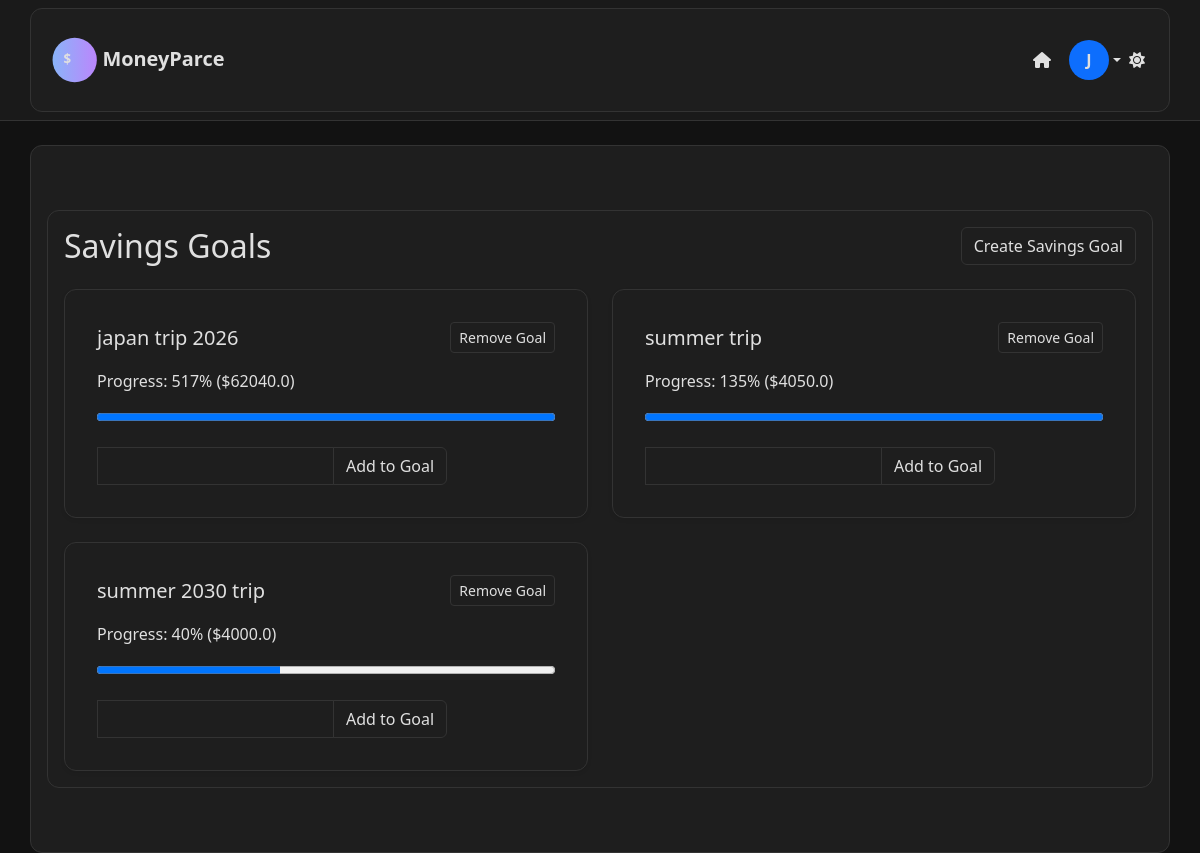
Page /savings/ (signed in) on the committed database.
### core/models.py (models this page shows, shortened)
class SavingsGoal(models.Model):
    id = models.AutoField(primary_key=True)
    user = models.ForeignKey(User, on_delete=models.CASCADE)
    goal_name = models.CharField(max_length=50)
    target_amount = models.FloatField()
    curr_amount = models.FloatField(default=0.0)
    date = models.DateField(auto_now_add=True)

### core/views.py (the view)
# urls.py: path('savings/', views.savings, name='savings_goal'),
@login_required
def savings(request):
    goals = SavingsGoal.objects.filter(user=request.user)
    if request.method == 'POST':
        savings_goal_form = SavingsGoalForm(request.POST)
        if savings_goal_form.is_valid():
            goal = savings_goal_form.save(commit=False)
            goal.user = request.user
            goal.save()
            return redirect('savings_goal')
    else:
        savings_goal_form = SavingsGoalForm()
    for goal in goals:
        goal.add_form=AddToGoalForm()
    return render(request, 'core/savings_goal.html', {
        'savings_goal_form': savings_goal_form,
        'goals': goals,
    })

### core/forms.py
class SavingsGoalForm(forms.ModelForm):
    class Meta:
        model = SavingsGoal
        fields = ['goal_name', 'target_amount']

### core/darkMode.py (called while the page is built)
def theme_context(request):
    theme = 'light'
    if request.user.is_authenticated:
        try:
            user_profile = UserProfile.objects.get(user=request.user)
            theme = user_profile.theme
        except UserProfile.DoesNotExist:
            pass
    else:
        theme = request.session.get('theme', 'light')  # Default to 'light'
    return {'theme': theme}

### core/templates/core/savings_goal.html (shortened to what this page needs)
{% extends 'core/base.html' %}
{% load static %}
{% block content %}
<div class="container mt-5 mb-5">
  <div class="d-flex justify-content-between align-items-center mb-4">
    <h2 class="mb-0">Savings Goals</h2>
    <button type="button" class="btn btn-primary" data-bs-toggle="modal" data-bs-target="#createGoalModal">
      Create Savings Goal
    </button>
  </div>
  <div class="row row-cols-1 row-cols-md-2 g-4">
    {% for goal in goals %}
      <div class="col">
        <div class="card h-100 shadow-sm">
          <div class="card-body">
            <div class="d-flex justify-content-between align-items-center mb-3">
              <h5 class="card-title mb-0">{{ goal.goal_name }}</h5>
              <button type="button" class="btn btn-sm btn-outline-danger">Remove Goal</button>
            </div>
            <p class="card-text">Progress: {% widthratio goal.curr_amount goal.target_amount 100 %}% (${{ goal.curr_amount }})</p>
            <progress value="{{ goal.curr_amount }}" max="{{ goal.target_amount }}" class="w-100 mb-3"></progress>
            <form method="post" action="{% url 'add_to_goal' goal.id %}">
              <div class="input-group">
                {{ goal.add_form.amount }}
                <button type="submit" class="btn btn-outline-primary">Add to Goal</button>
              </div>
            </form>
          </div>
        </div>
      </div>
    {% endfor %}
  </div>
</div>
{% endblock %}

### core/templates/core/base.html (shortened to what this page needs)
<!DOCTYPE html>
<html lang="en" data-theme="{{ theme }}">
<head>
    {% load static %}
    <link href="https://cdn.jsdelivr.net/npm/bootstrap@5.3.0/dist/css/bootstrap.min.css" rel="stylesheet">
    <link rel="stylesheet" href="https://cdnjs.cloudflare.com/ajax/libs/font-awesome/6.4.0/css/all.min.css">
    {% if theme == 'dark' %}
        <link rel="stylesheet" href="{% static 'css/dark.css' %}">
    {% else %}
        <link rel="stylesheet" href="{% static 'css/light.css' %}">
    {% endif %}
</head>
<body>
    <nav class="navbar navbar-expand-lg navbar-light bg-light mb-4">
      <div class="container">
        {% if user.is_authenticated %}
          <a class="navbar-brand" href="{% url 'dashboard' %}">
            <svg class="logo" xmlns="http://www.w3.org/2000/svg" width="300" height="100" viewBox="0 0 325 100">
              <defs>
                <linearGradient id="grad1" x1="0%" y1="0%" x2="100%" y2="0%">
                  <stop offset="0%" stop-color="var(--logo-gradient-start, #0d6efd)"/>
                  <stop offset="100%" stop-color="var(--logo-gradient-end, #0a58ca)"/>
                </linearGradient>
              </defs>
              <circle cx="50" cy="50" r="40" fill="url(#grad1)" />
              <text x="30" y="57" font-family="Segoe UI, sans-serif" font-size="24"
                    fill="var(--logo-dollar-color, #ffffff)" font-weight="bold">
                $
              </text>
              <text x="100" y="60" font-family="Segoe UI, sans-serif" font-size="36"
                    fill="var(--logo-text-color, #212529)" font-weight="bold">
                MoneyParce
              </text>
            </svg>
          </a>
        {% endif %}
        <div class="collapse navbar-collapse" id="navbarNav">
          <ul class="navbar-nav ms-auto">
            {% if user.is_authenticated %}
              <li class="nav-item">
                <a class="nav-link" href="{% url 'dashboard' %}" title="Dashboard">
                  <i class="fas fa-home"></i>
                </a>
              </li>
              <li class="nav-item dropdown">
                <a class="nav-link dropdown-toggle d-flex align-items-center" href="#" id="userDropdown" role="button"
                   data-bs-toggle="dropdown" aria-expanded="false" style="padding: 0;">
                  {% if user.userprofile.profile_picture %}
                    <img src="{{ user.userprofile.profile_picture.url }}" alt="Avatar"
                         style="width: 40px; height: 40px; border-radius: 50%; object-fit: cover; margin-left: 10px;">
                  {% else %}
                    <div style="
                      width: 40px;
                      height: 40px;
                      border-radius: 50%;
                      background-color: {% if user.userprofile.color %}{{ user.userprofile.color }}{% else %}#0d6efd{% endif %};
                      display: flex;
                      align-items: center;
                      justify-content: center;
                      color: #fff;
                      font-weight: 600;
                      margin-left: 10px;
                    ">
                      {{ user.username|first|upper }}
                    </div>
                  {% endif %}
                </a>
              </li>
              <li class="nav-item">
                <a href="{% url 'dark mode' %}" class="nav-link" title="Toggle Dark Mode">
                  {% if theme == 'dark' %}
                    <i class="fas fa-sun"></i>
                  {% else %}
                    <i class="fas fa-moon"></i>
                  {% endif %}
                </a>
              </li>
            {% endif %}
          </ul>
        </div>
      </div>
    </nav>
    <div class="container">
      {% block content %}{% endblock %}
    </div>
</body>
</html>

### core/static/css/dark.css (style rules this page uses)
:root { --bg-color: #121212; --surface-color: #1e1e1e; --text-color: #e0e0e0; --accent-color: #bb86fc; --link-color: #8ab4f8; --border-color: #333; --hover-color: #2c2c2c; --logo-dollar-color: #e0e0e0; --logo-text-color: #e0e0e0; --logo-gradient-start: #8ab4f8; --logo-gradient-end: #bb86fc; }
html, body, nav, .navbar, .container, .card, .alert, .dropdown-menu, button, input, textarea, select, a { transition: background-color 0.5s ease, color 0.5s ease, border-color 0.5s ease; }
html, body { background-color: var(--bg-color) !important; color: var(--text-color) !important; font-family: 'Segoe UI', Tahoma, Geneva, Verdana, sans-serif; }
h1, h2, h3, h4, h5, h6, p, span, label, div, li, dt, dd, small, strong, em { color: var(--text-color) !important; }
a { color: var(--link-color) !important; }
nav, .navbar, .nav, .navbar-default, .navbar-light, .navbar-dark { background-color: var(--surface-color) !important; color: var(--text-color) !important; border-bottom: 1px solid var(--border-color) !important; }
.navbar a, .nav a { color: var(--text-color) !important; }
button, input[type="submit"], .btn { background-color: var(--surface-color) !important; color: var(--text-color) !important; border: 1px solid var(--border-color) !important; }
input, textarea, select, .form-control, .input, .textfield, .textinput { background-color: var(--surface-color) !important; color: var(--text-color) !important; border: 1px solid var(--border-color) !important; }
input::placeholder, textarea::placeholder { color: #999 !important; }
textarea, input[type="text"], input[type="email"], input[type="password"], input[type="search"], input[type="url"], input[type="tel"], input[type="number"] { background-color: var(--surface-color) !important; color: var(--text-color) !important; border: 1px solid var(--border-color) !important; }
.card, .panel, .container, .box, .content-box { background-color: var(--surface-color) !important; color: var(--text-color) !important; border: 1px solid var(--border-color) !important; padding: 1rem; border-radius: 0.75rem; }
.hero-section, .bg-light, .bg-light.text-center, .bg-light.p-5.rounded-lg.text-center { background-color: #1a1a1a !important; color: var(--text-color) !important; background-image: none !important; }
.navbar-brand .logo { max-height: 60px; height: auto; width: auto; }

### rows in the picture
SavingsGoal: goal_name "japan trip 2026", curr_amount+target_amount "517", curr_amount "62040.0"
SavingsGoal: goal_name "summer trip", curr_amount+target_amount "135", curr_amount "4050.0"
SavingsGoal: goal_name "summer 2030 trip", curr_amount+target_amount "40", curr_amount "4000.0"

### other values in the picture
{{ user.username|first|upper }} "J"
